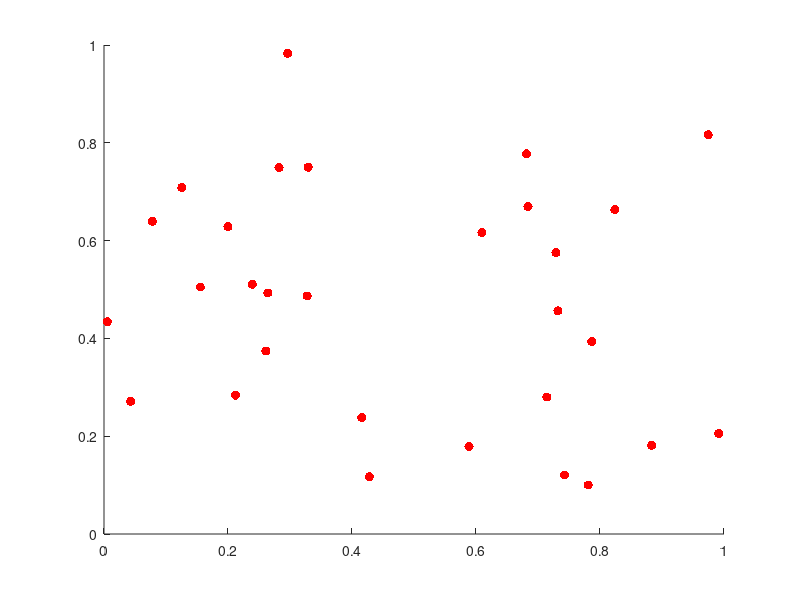

Write MATLAB code to recreate this figure. (Note: this script raises an error after producing the figure.)
clear;clf;hold on

% Original data in 4D
X_Fit = rand(30,3);
plot3(X_Fit(:,1),X_Fit(:,2),X_Fit(:,3),'r.','markersize',20)

% Generate 3 layers, each delta=0.05 outside hull
[X_penalty, penalty] = convexHullLayers(X_Fit, 3, 0.05);

plot3(X_penalty(:,1),X_penalty(:,2),X_penalty(:,3),'b.','markersize',20)
axis equal
size(X_penalty)   % points generated
penalty(1:10)     % corresponding penalties




function [X_penalty, penalty] = convexHullLayers(X_Fit, numLayers, delta)
% Generate layers of points outside the convex hull with penalties.
%
% X_Fit      : N × d data points (here d = 4)
% numLayers  : number of outer layers to generate
% delta      : step size for each outward layer
%
% X_penalty  : matrix of generated outer points
% penalty    : corresponding penalty values

    d = size(X_Fit,2);       % dimension (4D here)
    K = convhulln(X_Fit);    % convex hull facets
    
    % storage
    X_penalty = [];
    penalty = [];
    
    % Loop over facets
    for i = 1:size(K,1)
        % facet vertices
        pts = X_Fit(K(i,:), :);
        
        % normal vector (null space of facet)
        N = null(pts(2:end,:) - pts(1,:));
        n = N(:,1); 
        n = n / norm(n);
        
        % check orientation: ensure outward normal
        c = mean(X_Fit,1); % centroid of hull
        if dot(n, pts(1,:) - c) < 0
            n = -n;
        end
        
        % generate layers by offsetting vertices
        for k = 1:numLayers
            shift = k * delta * n';
            newPts = pts + shift;
            
            X_penalty = [X_penalty; newPts]; %#ok<AGROW>
            penalty   = [penalty; repmat(k*delta, size(newPts,1), 1)]; %#ok<AGROW>
        end
    end
end
